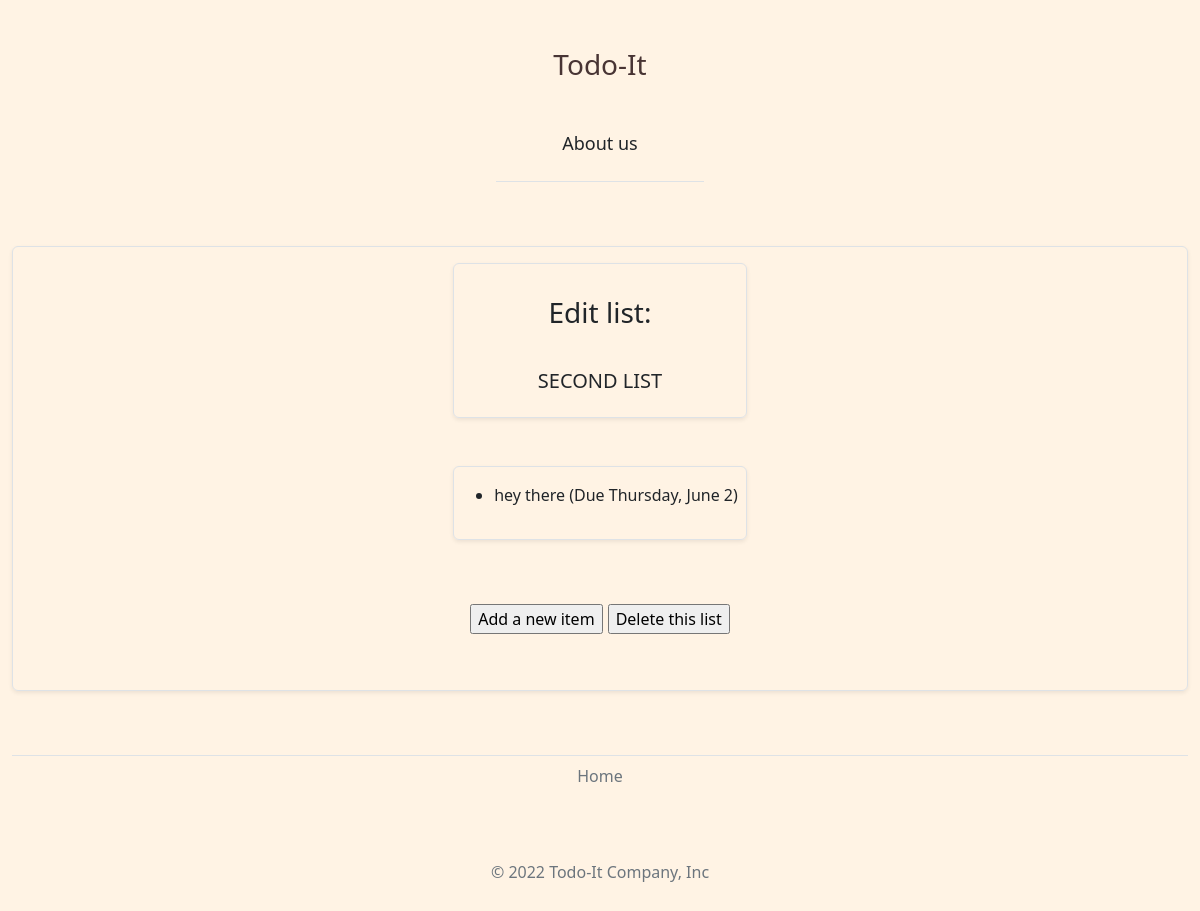
Before: /list/7/ with the older database file.
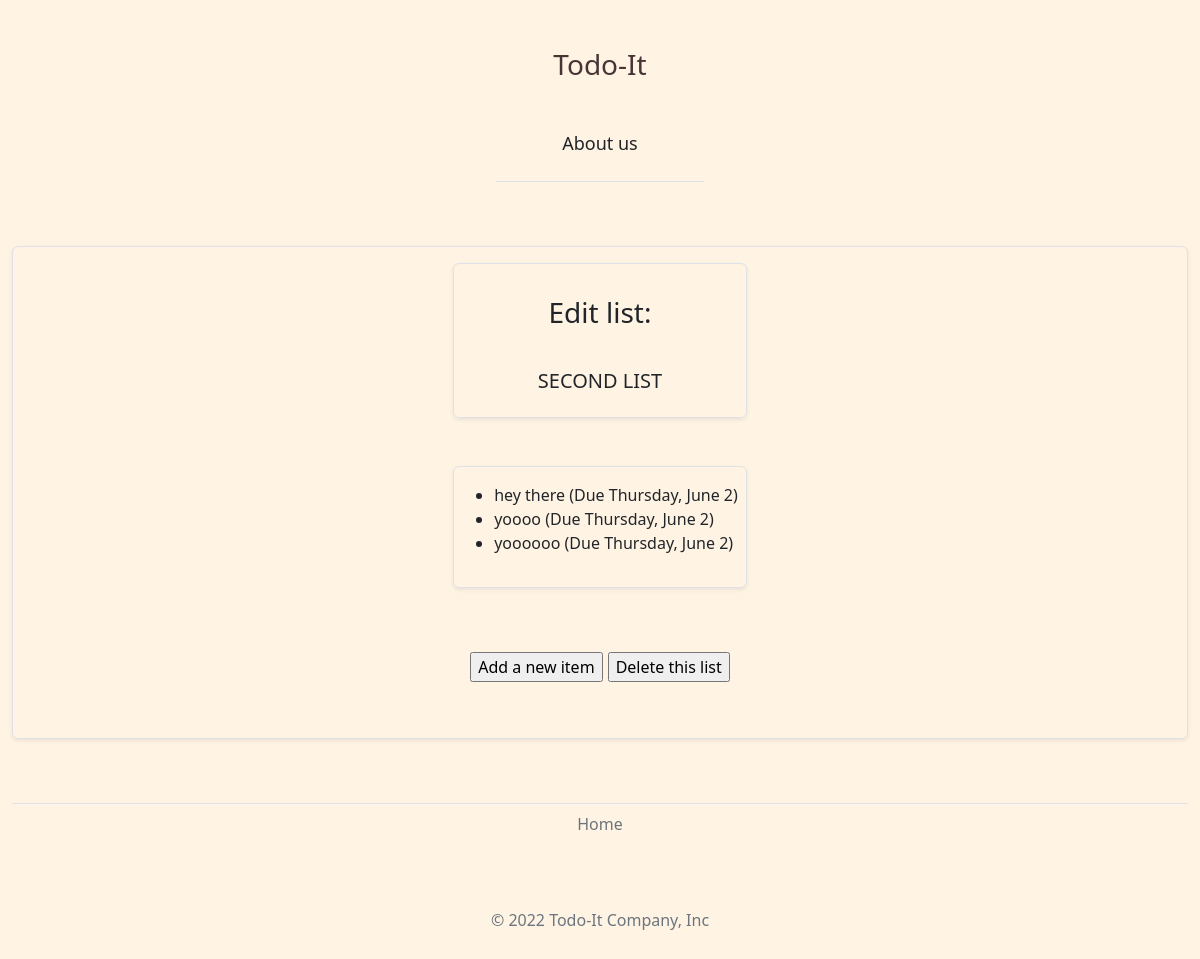
After: the same page with the newer database file.
### todo_app/models.py (models this page shows, shortened)
class ToDoItem(models.Model):
    title = models.CharField(max_length=100)
    description = models.TextField(null=True, blank=True)
    created_date = models.DateTimeField(auto_now_add=True)
    due_date = models.DateTimeField(default=one_week_hence)
    todo_list = models.ForeignKey(ToDoList, on_delete=models.CASCADE)
    class Meta:
        ordering = ["due_date"]

### todo_app/views.py (the view)
class ItemListView(ListView):
    model = ToDoItem
    template_name = "todo_app/todo_list.html"
    def get_queryset(self):
        return ToDoItem.objects.filter(todo_list_id=self.kwargs["list_id"])
    def get_context_data(self):
        context = super().get_context_data()
        context["todo_list"] = ToDoList.objects.get(id=self.kwargs["list_id"])
        return context

### todo_app/templates/todo_app/todo_list.html
{% extends "base.html" %}
{% block content %}
<div class="container-fluid border fw-normal shadow-sm p-2 mb-5 rounded d-flex flex-wrap align-items-center justify-content-center justify-content-md-evenly mx-auto py-3 mb-4">
    <div
    >
        <div class="container-fluid border fw-normal shadow-sm p-2 mb-5 rounded d-flex flex-wrap align-items-center justify-content-center justify-content-md-evenly mx-auto py-3 mb-4">
            <h3 class="container-fluid text-center mx-auto py-3 mb-4">Edit list:</h3>
            <h5>{{ todo_list.title | upper }}</h5>
        </div>
        <div class="container-fluid border fw-normal shadow-sm p-2 mb-5 rounded d-flex flex-wrap align-items-center justify-content-center justify-content-md-evenly mx-auto py-3 mb-4">
            <ul>
                {% for todo in object_list %}
                <li>
                    <div>
                        <div
                            role="button"
                            onclick="location.href=
                            '{% url "item-update" todo_list.id todo.id %}'">
                            {{ todo.title }}
                            (Due {{ todo.due_date | date:"l, F j"}})
                        </div>
                    </div>
                </li>
                {% empty %}
                <p>There are no to-do items in this list.</p>
                {% endfor %}
            </ul>
        </div>
        <p class="container-fluid d-flex flex-wrap align-items-center justify-content-center justify-content-md-evenly mx-auto py-3 mb-4"
        >
            <input
                value="Add a new item"
                type="button"
                onclick="location.href='{% url "item-add" todo_list.id %}'"
            />
            <input
            value="Delete this list"
            type="button"
            onclick="location.href=
            '{% url "list-delete" todo_list.id %}'" />
        </p>
    </div>
</div>
{% endblock %}

Changed rows visible on the page:
added ToDoItem: title "yoooo", due_date "Thursday, June 2"
added ToDoItem: title "yoooooo", due_date "Thursday, June 2"
